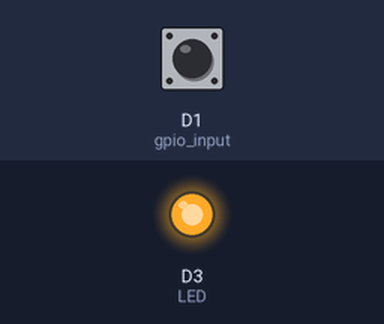
The sketch below on a simulated ESP8266 (NodeMCU). On the bench: output pins drawn as LEDs (lit = HIGH). The test bench sets the inputs (shaded band); at power-on: D1 (gpio_input) HIGH. WiFi joins after 1.5 s; servers stay silent unless stated; web services answer with replies made up by the test bench; what the sketch prints to the serial monitor is not drawn.

Above: at 31.8 s.
At 61.35 s:
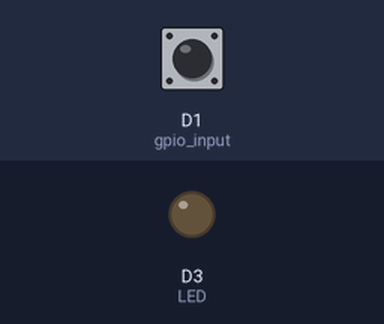
Timing chart, 0 to 80.4 s (numbered marks = the images above):
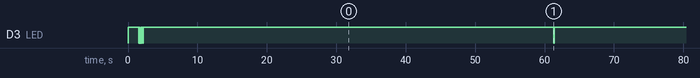

Measured:
- by itself, D3 (LED): repeats every 59.2 s: LOW 0.10 s, HIGH 59.1 s

The sketch:

ESP8266_Geiger.ino
```cpp
/*
 *  Geiger Counter
 *  Collects counts and sends to ThingSpeak.com for graphs
 *
 *  Requires HTTPS SSL
 *  To get SHA1 Fingerprint:
 *  $ openssl s_client -servername api.thingspeak.com -connect api.thingspeak.com:443 | openssl x509 -fingerprint -noout
 *
 *  version 1.2 2016-01-11 R.Grokett
 */

#include <ESP8266WiFi.h>
#include <WiFiClientSecure.h>

const char* ssid     = "2WIRE683";  // Your WiFi SSID
const char* password = "8664609433"; // Your WiFi Password

int freq = 1;     // Collect and send data updates every X minutes
const char* host = "api.thingspeak.com";
const int port = 443;
const char* api_key = "BFXZG7F92XMNVIP4"; // Your API KEY from www.thingspeak.com
const char* SHA1Fingerprint="78 60 18 44 81 35 BF DF 77 84 D4 0A 22 0D 9B 4E 6C DC 57 2C";  // See SHA1 comment above
bool verifyCert = true; // Select false if you do NOT want SSL certificate validation


// Conversion factor - CPM to uSV/h
//#define CONV_FACTOR 0.0057     // SBM-20 tube Cs137
#define CONV_FACTOR 0.00812     // LND712 tube Cs137

int LED = 0;    // GPIO 0 (built-in LED)

int gpio_input = 5;
long count = 0;
long countPerMinute = 0;
long timePrevious = 0;
long timePreviousMeassure = 0;
//long time = 0;
long countPrevious = 0;
float radiationValue = 0.0;

void setup() {
  Serial.begin(115200);
  delay(10);

  // prepare Geiger input pin
  pinMode(gpio_input, INPUT);
  digitalWrite(gpio_input, HIGH);

  // prepare onboard LED
  pinMode(LED, OUTPUT);
  digitalWrite(LED, HIGH);

  // We start by connecting to a WiFi network

  Serial.println();
  Serial.println();
  Serial.print("Connecting to ");
  Serial.println(ssid);

  WiFi.begin(ssid, password);

  while (WiFi.status() != WL_CONNECTED) {
    delay(500);
    Serial.print(".");
  }

  Serial.println("");
  Serial.println("WiFi connected");
  Serial.println("IP address: ");
  Serial.println(WiFi.localIP());

  // Blink onboard LED to signify its connected
  blink();
  blink();
  blink();
  blink();

  attachInterrupt(digitalPinToInterrupt(gpio_input),countPulse,FALLING);

}


void loop() {
  if (millis()-timePreviousMeassure > (freq * 60L * 1000L)){   // milliseconds
    detachInterrupt(digitalPinToInterrupt(gpio_input));
    countPerMinute = count/freq;    // TODO Convert to rolling average
    radiationValue = countPerMinute * CONV_FACTOR;
    timePreviousMeassure = millis();
    Serial.print("cpm = ");
    Serial.print(countPerMinute,DEC);
    Serial.print(" - ");
    Serial.print("uSv/h = ");
    Serial.println(radiationValue,4);

    Serial.print("connecting to ");
    Serial.println(host);

    // Use WiFiClient class to create TCP connections
    WiFiClientSecure client;
    if (!client.connect(host, port)) {
      Serial.println("connection failed");
      return;
    }

	if (verifyCert) {
	  if (!client.verify(SHA1Fingerprint, host)) {
        Serial.println("certificate doesn't match. will not send message.");
        return;
	  }
	}

    // We now create a URI for the request
    String url = "/update?api_key="+String(api_key)+"&field1="+String(countPerMinute)+"&field2="+String(radiationValue);
    Serial.print("Requesting URL: ");
    Serial.println(url);

    // This will send the request to the server
    client.print(String("GET ") + url + " HTTP/1.1\r\n" +
               "Host: " + host + "\r\n" +
               "Connection: close\r\n\r\n");
    delay(10);

    // Read all the lines of the reply from server and print them to Serial
    while(client.available()){
      String line = client.readStringUntil('\r');
      Serial.print(line);
    }

    Serial.println();
    Serial.println("closing connection");
    blink();
    attachInterrupt(digitalPinToInterrupt(gpio_input),countPulse,FALLING);
	count = 0;
  }
  delay(50);
}

void countPulse(){
  // uncomment lines below if geiger pulses are not clean
  //detachInterrupt(digitalPinToInterrupt(gpio_input));
  count++;
  //while(digitalRead(gpio_input)==0){
  //}
  //attachInterrupt(digitalPinToInterrupt(gpio_input),countPulse,FALLING);
}

void blink() {
  digitalWrite(LED, LOW);
  delay(100);
  digitalWrite(LED, HIGH);
  delay(100);
}
```
